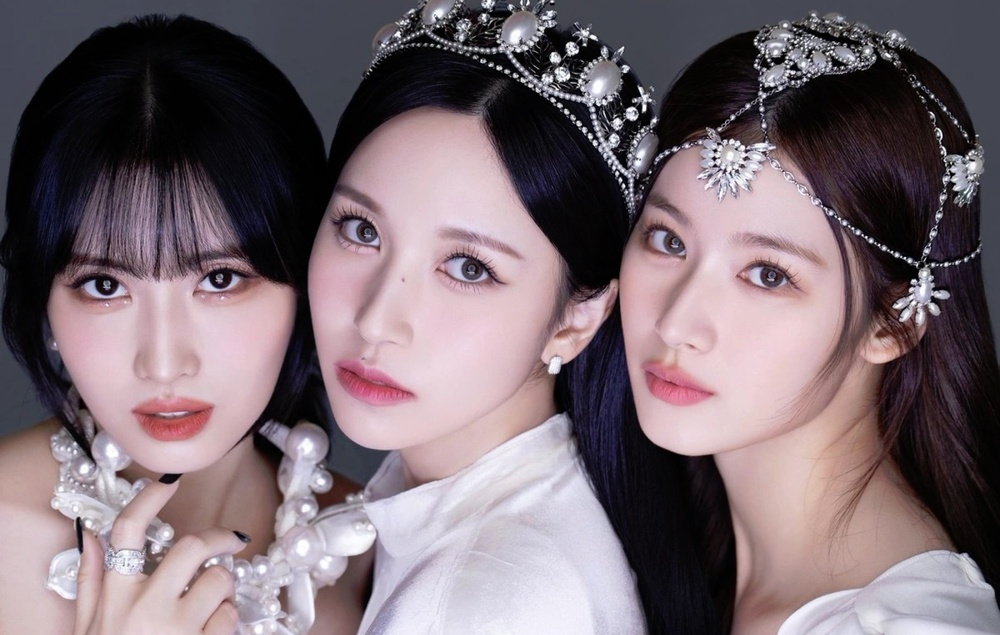
#> input picture misamo.jpg, 1000 x 635 px, shrunk from 2000 x 1270 before the run
$ python image_detection.py
#> lines starting #> are read from the running program, lines starting #| are printed output that depends on the picture; after the words box and inside, x2 and y2 are one past the last pixel; in counts of white or black regions, pixels touching at a corner belong together
import cv2

file_path = './haarcascade_frontalface_default.xml'
classifier = cv2.CascadeClassifier(file_path)
misamo_path = 'misamo.jpg'
misamo_read = cv2.imread(misamo_path)
#> misamo_read is the input picture: shape (635, 1000, 3); mean B, G, R 113.1, 106.2, 121

detect = classifier.detectMultiScale(
    misamo_read,
    minSize = (100,100),
)
#> detect = [[565, 155, 307, 307], [258, 139, 316, 316], [17, 177, 307, 307]]

for x, y, w, h in detect:
    cv2.rectangle(
        misamo_read,
        (x,y),
        (x+w, y+h),
        (0, 255, 0),
        3,
    )
#> this loop made 3 passes
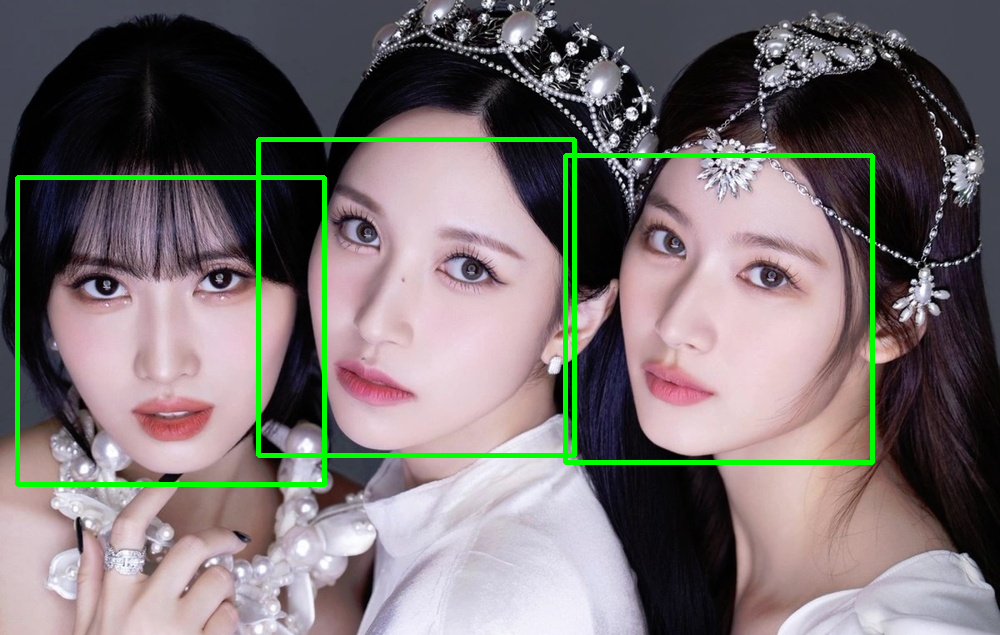
#> misamo_read: shape (635, 1000, 3); 2.91% of pixels changed, all inside (x1, y1, x2, y2) = (15, 137, 875, 487)

cv2.imshow('Label Window', misamo_read)
cv2.waitKey(0)
cv2.destroyAllWindows()
